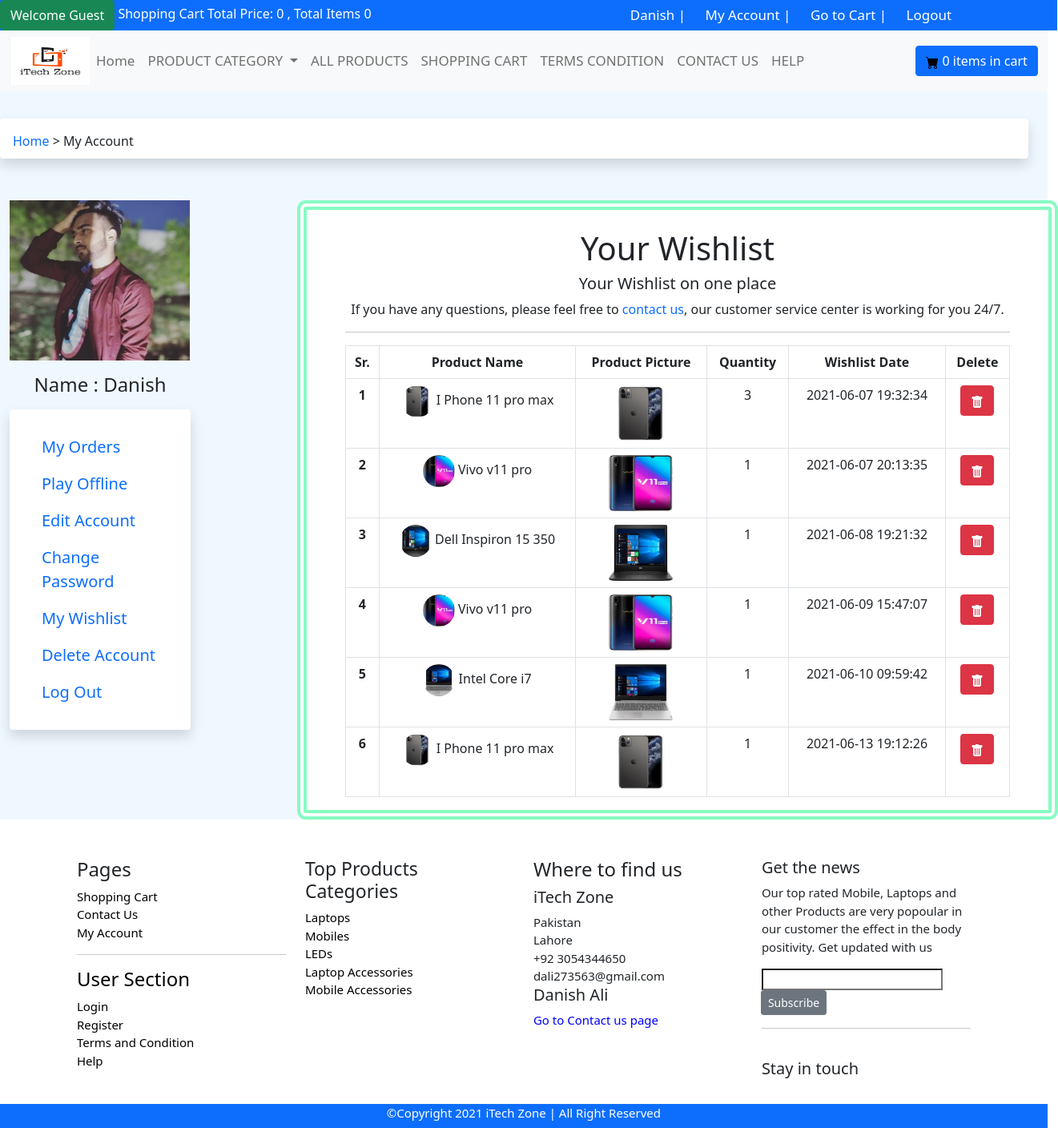
Page /my_account.php?wishlist (signed in) on the committed database.
### tables this page shows
CREATE TABLE `logo` (
  `logo_id` int(11) NOT NULL,
  `picture` varchar(100) NOT NULL,
  `date/time` datetime NOT NULL DEFAULT current_timestamp()
);

CREATE TABLE `wishlist` (
  `wishlist_id` int(11) NOT NULL,
  `product_id` int(11) NOT NULL,
  `customer_id` int(11) NOT NULL,
  `quantity` int(10) NOT NULL,
  `date/time` datetime NOT NULL DEFAULT current_timestamp()
);

CREATE TABLE `insert_product` (
  `id` int(11) NOT NULL,
  `title` varchar(100) NOT NULL,
  `manufacturer` int(20) NOT NULL,
  `product_category` int(20) NOT NULL,
  `image_1` varchar(100) NOT NULL,
  `image_2` varchar(100) NOT NULL,
  `image_3` varchar(100) NOT NULL,
  `purchase_price` varchar(11) NOT NULL,
  `sale_price` varchar(11) NOT NULL,
  `product_desc` varchar(3000) NOT NULL,
  `product_features` varchar(1000) NOT NULL,
  `keywords` varchar(50) NOT NULL,
  `date/time` datetime NOT NULL DEFAULT current_timestamp()
);

CREATE TABLE `insert_product_category` (
  `id` int(11) NOT NULL,
  `title` varchar(40) NOT NULL,
  `category` tinyint(1) NOT NULL,
  `picture` varchar(100) NOT NULL,
  `date/time` datetime NOT NULL DEFAULT current_timestamp()
);

### wishlist.php (the view, shortened to what this page needs)
<?php
    if(isset($_SESSION['id'])){
    require_once('connection.php');
?>
<div class="order_table text-center container">
    <div class="mt-4">
        <h1>Your Wishlist</h1>
    </div>
    <h5>Your Wishlist on one place</h5>
    <p>If you have any questions, please feel free to <a href="contact_us.php" style="text-decoration: none;">contact
            us</a>, our customer service center is working for you
        24/7.</p>
    <div class="container-fluid">
        <hr>
        <table class="table table-bordered table-responsive">
            <thead>
                <tr>
                    <th scope="col">Sr.</th>
                    <th scope="col">Product Name</th>
                    <th scope="col">Product Picture</th>
                    <th scope="col">Quantity</th>
                    <th scope="col">Wishlist Date</th>
                    <th scope="col">Delete</th>
                </tr>
            </thead>
            <tbody>
                <?php
                    $customer_id = $_SESSION['id'];
                    $sql = "SELECT * FROM wishlist WHERE customer_id = '$customer_id' ";
                    $result = $conn->query($sql);
                    $sno = 1;
                    while($row = $result->fetch_assoc())
                    {
                ?>
                <tr>
                    <th scope="row"> <?= $sno ?> </th>
                    <td>
                        <?php
                            $product_id = $row['product_id'];
                            $sql1 = "SELECT title FROM insert_product WHERE id = '$product_id' ";
                            $result1 = $conn->query($sql1);
                            $row1 = $result1->fetch_assoc();
                            $sql3 = "SELECT * FROM insert_product WHERE id = '$product_id' ";
                            $result3 = $conn->query($sql3);
                            $row3 = $result3->fetch_assoc();
                        ?>
                        <img src="admin/aimages/<?php echo $row3['image_1'] ?>" alt="product" style="border-radius: 50%"
                            height="40" width="40"> <?= $row1['title'] ?>
                    </td>
                    <td><img src="admin/aimages/<?php echo $row3['image_1'] ?>" alt="product" height="70" width="80">
                    </td>
                    <td> <?= $row['quantity'] ?> </td>
                    <td> <?= $row['date/time'] ?> </td>
                    <td> <a href="my_account.php?delete_wishlist_id=<?php echo $row['wishlist_id'] ?>"
                            class="btn btn-danger">
                        </a>
                    </td>
                </tr>
                <?php
                    $sno++;
                    }
                ?>
            </tbody>
        </table>
    </div>
</div>
<?php
    }
?>

### navbar.php (shortened to what this page needs)
<?php
    require_once('connection.php');
    $sql = "SELECT * FROM logo ORDER BY logo_id DESC LIMIT 1";
    $result = $conn->query($sql);
    $row = $result->fetch_assoc();
?>
<nav class="navbar navbar-expand-lg navbar-light bg-light">
    <div class="container-fluid">
        <img src="admin/aimages/<?php echo $row['picture']; ?>" alt="product" width="100" height="60">
        <div class="collapse navbar-collapse" id="navbarSupportedContent">
            <ul class="navbar-nav me-auto mb-2 mb-lg-0">
                <li class="nav-item ">
                    <a class="nav-link" aria-current="page " href="index.php">Home</a>
                </li>
                <li class="nav-item dropdown">
                    <a class="nav-link dropdown-toggle" href="#" id="navbarDropdown" role="button"
                        data-bs-toggle="dropdown" aria-expanded="false">
                        PRODUCT CATEGORY
                    </a>
                </li>
                <li class="nav-item ">
                    <a class="nav-link" aria-current="page " href="all_products.php">ALL PRODUCTS</a>
                </li>
                <li class="nav-item ">
                    <a class="nav-link" aria-current="page " href="cart.php">SHOPPING CART</a>
                </li>
                <li class="nav-item ">
                    <a class="nav-link" aria-current="page " href="terms.php">TERMS CONDITION</a>
                </li>
                <li class="nav-item ">
                    <a class="nav-link" aria-current="page " href="contact_us.php">CONTACT US</a>
                </li>
                <li class="nav-item ">
                    <a class="nav-link" aria-current="page " href="help.php">HELP</a>
                </li>
            </ul>
            <form class="d-flex">
                <a class="btn btn-primary" href="cart.php"><span><img src="images/cart-fill.svg "alt="Cart "></span>&nbsp;<?= $count; ?> items in cart</a>
            </form>
        </div>
    </div>
</nav>

### footer.php (shortened to what this page needs)
<footer>
    <div class="container">
    <div class="row">
        <div class="col-md-3 mb-2">
            <h4>Pages</h4>
            <a href="cart.php">Shopping Cart</a> <br>
            <a href="contact_us.php">Contact Us</a> <br>
            <a href="my_account.php?my_orders">My Account</a> <br>
            <hr>
            <h4><a href="User Section">User Section</a></h4>
            <a href="login.php">Login</a> <br>
            <a href="customer_registration.php">Register</a> <br>
            <a href="terms.php">Terms and Condition</a> <br>
            <a href="help.php">Help</a> <br>
        </div>
        <div class="col-md-3 mb-2">
            <h4 style="font-size: 23px;">Top Products Categories</h4>
            <?php
                require_once('connection.php');
                $sql = "SELECT * FROM insert_product_category";
                $result = $conn->query($sql);
                while($row = $result->fetch_assoc())
            {
            ?>
                <a href="<?= $row['title']; ?>"><?= $row['title']; ?></a> <br>
            <?php
                }
            ?>
        </div>
        <div class="col-md-3 mb-2">
            <h4>Where to find us</h4>
            <h5>iTech Zone</h5>
            <span>Pakistan</span> <br>
            <span>Lahore</span> <br>
            <span>+92 3054344650</span> <br>
            <span>dali273563@gmail.com</span> <br>
            <h5>Danish Ali</h5>
            <a href="contact_us.php" style="color: blue;">Go to Contact us page</a>
        </div>
        <div class="col-md-3 mb-2">
            <h5>Get the news</h5>
            <p>Our top rated Mobile, Laptops and other Products are very popoular in our customer the effect in the body positivity. Get updated with us</p>
            <div class="input-group">
                <input type="text">
                <div class="input-group-append">
                    <button class="btn btn-secondary btn-sm">Subscribe</button>
                </div>
            </div>
            <hr>
            <br>
            <h5>Stay in touch</h5>
        </div>
    </div>
    </div>
</footer>
<footer class="my-3 mb-0 bg-primary" style="height: 30px; color: white;">
        <p class="text-center my-0">&copy;Copyright 2021 iTech Zone | All Right Reserved</p>
</footer>

### css/style.css (style rules this page uses)
* { margin: 0px; padding: 0px; }
body { width: 99%; }
nav a { color: white; text-decoration: none; padding: 2px 10px; font-size: 17px; }
.line a { text-decoration: none; color: black; }
.order_table { background-color: white; border: 12px double rgba(100, 250, 177, 0.78); border-radius: 11px; width: 950px; }

### rows in the picture
logo: picture (picture)
wishlist: product.image_1 (picture), product.title "I Phone 11 pro max", quantity "3", value "2021-06-07 19:32:34"
wishlist: product.image_1 (picture), product.title "Vivo v11 pro", quantity "1", value "2021-06-07 20:13:35"
wishlist: product.image_1 (picture), product.title "Dell Inspiron 15 350", quantity "1", value "2021-06-08 19:21:32"
wishlist: product.image_1 (picture), product.title "Vivo v11 pro", quantity "1", value "2021-06-09 15:47:07"
wishlist: product.image_1 (picture), product.title "Intel Core i7", quantity "1", value "2021-06-10 09:59:42"
wishlist: product.image_1 (picture), product.title "I Phone 11 pro max", quantity "1", value "2021-06-13 19:12:26"
insert_product_category: title "Laptops"
insert_product_category: title "Mobiles"
insert_product_category: title "LEDs"
insert_product_category: title "Laptop Accessories"
insert_product_category: title "Mobile Accessories"

### other values in the picture
$count "0"
$_SESSION['name'] "Danish"
$location "My Account"
